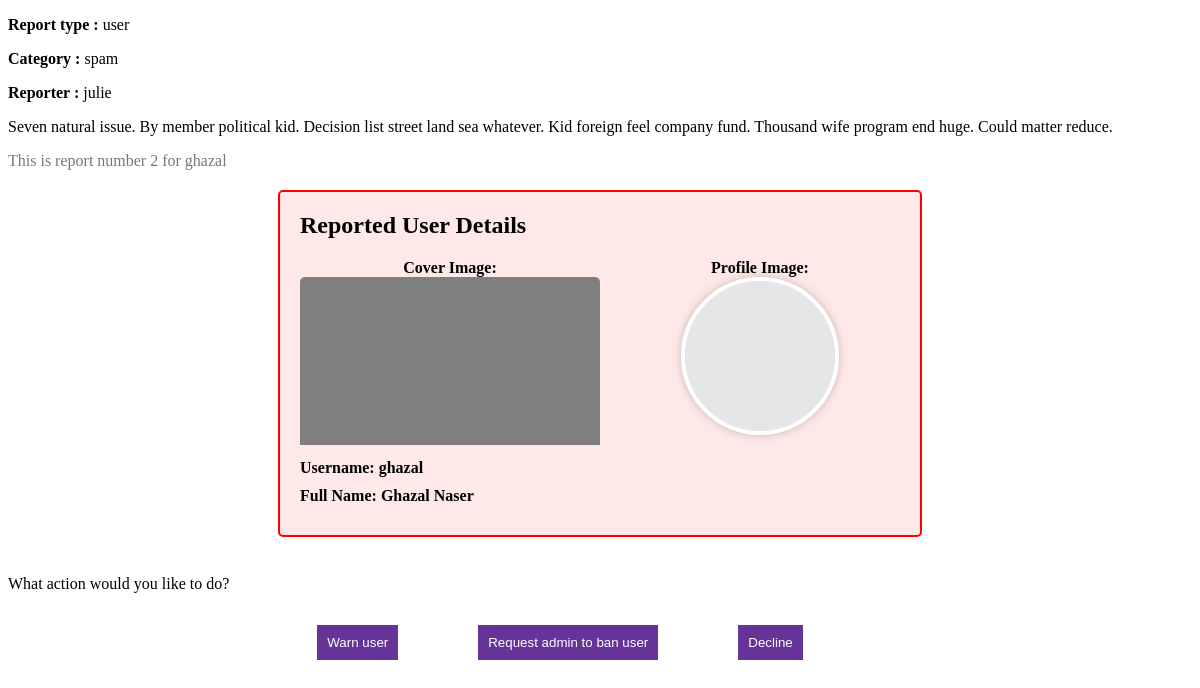
/report/5 (signed in), run on the app's committed database.
### report/models.py (models this page shows, shortened)
class Report(models.Model):
    reporter = models.ForeignKey(CustomUser, on_delete=models.CASCADE, related_name='reporter')
    type = models.CharField(max_length=25, choices=TYPE)
    category = models.CharField(max_length=25, choices=CATEGORY)
    reported_user = models.ForeignKey(CustomUser, on_delete=models.CASCADE, related_name='reported_user')
    description = models.TextField(null=True, blank=True)
    status = models.CharField(max_length=25, choices=STATUS, default='pending')
    reported_post = models.ForeignKey(Post, on_delete=models.SET_NULL, related_name='reported_post', null=True, blank=True)
    reported_chat = models.ForeignKey(Chat, on_delete=models.PROTECT, related_name='reported_chat', null=True, blank=True)
    moderator = models.ForeignKey(CustomUser, on_delete=models.CASCADE, related_name='moderator', null=True, blank=True)
    moderator_comment = models.TextField(null=True, blank=True)
    created_at = models.DateTimeField(auto_now_add=True)
    updated_at = models.DateTimeField(auto_now=True)

### accounts/models.py (models this page shows, shortened)
class CustomUser(AbstractUser):
    email = models.EmailField(blank=False, null=False, unique=True)
    profile_image = models.ImageField(default='profile_images/default.png', upload_to='profile_images/', blank=True, null=True)
    birth_date = models.DateField(blank=True, null=True)
    phone_number = PhoneNumberField(blank=True, null=True)
    gender = models.CharField(blank=True, null=True, max_length=1, choices=GENDER_CHOICES)
    role = models.CharField(max_length=25, choices=ROLE, default='regular-user')
    is_online = models.BooleanField(default=False)

### main/models.py (models this page shows, shortened)
class Profile(models.Model):
    user = models.OneToOneField(settings.AUTH_USER_MODEL, on_delete=models.CASCADE, related_name='profile')
    cover_image = models.ImageField(default='cover_images/default.jpg', upload_to='cover_images/', blank=True, null=True)
    bio = models.TextField(blank=True, null=True)
    created_at = models.DateTimeField(auto_now_add=True)
    updated_at = models.DateTimeField(auto_now=True)

### report/views.py (the view, shortened to what this page needs)
# urls.py: path('<int:pk>', views.ReportDetail.as_view(), name='report-detail'),
class ReportDetail(LoginRequiredMixin, PermissionRequiredMixin, generic.DetailView):
    model = Report
    template_name = 'report/detail_base.html'
    permission_required = 'report.view_report'
    def get_context_data(self, **kwargs):
        context = super().get_context_data(**kwargs)
        report = context['object']
        context['report_form'] = ReportUpdateForm(instance=context['object'])
        context['warn_form'] = WarnForm()
        if report.reported_post:
            context['post'] = report.reported_post
        if report.reported_chat:
            chat = report.reported_chat
            messages = Message.objects.filter(chat=chat)[:10]
            context['chat'] = chat
            context['messages'] = messages
        reported_user = context['object'].reported_user
        report_count = Report.objects.filter(reported_user=reported_user).count()
        context['report_count'] = report_count
        return context

### report/templates/report/detail_base.html (shortened to what this page needs)
{% extends 'base.html' %} {% block content %} {% if report %}
<p><b>Report type : </b> {{report.type}}</p>
<p><b>Category : </b> {{ report.category }}</p>
<p><b>Reporter : </b> {{ report.reporter.username }}</p>
{% if report.description %}
<p>{{ report.description }}</p>
{% endif %}
<p style="margin-bottom: 10px; color: #777">
  This is report number {{ report_count }} for {{report.reported_user.username}}
</p>
<div class="report-container">
{% if report.type == 'user' %}
  <div class="report-details">
    <div class="report-header">
        <h2>Reported User Details</h2>
    </div>
    <div class="user-images">
      <div class="image-container">
          <b>Cover Image:</b>
          <div class="image-frame">
              <img src="{{ report.reported_user.profile.cover_image.url }}" alt="Reported User CoverImage">
          </div>
      </div>
      <div class="image-container">
          <b>Profile Image:</b>
          <div class="image-frame profile-image-frame">
              <img src="{{ report.reported_user.profile_image.url }}" alt="Reported User Profile Image">
          </div>
      </div>
    </div>
    <div class="user-info">
      <p><b>Username:</b> {{ report.reported_user.username }}</p>
      <p><b>Full Name:</b> {{ report.reported_user.first_name }} {{ report.reported_user.last_name }}</p>
    </div>
  </div>
{% endif %}
</div>
<br />
<div class="action">
  What action would you like to do?<br />
  <div
    style="
      display: flex;
      align-items: center;
      margin: 0 auto;
      width: 100%;
      justify-content: center;
      gap: 5rem;
    "
  >
    <div style="margin: 2rem 0">
      <button onclick="toggleForm()">Warn user</button>
    </div>
    <form method="post">
      <button type="submit" name="form_type" value="redirect">
        Request admin to ban user</button
      ><br />
    </form>
    <button type="submit">Decline</button><br />
  </div>
</div>
<br />
{% else %}
<p>Not Found! 404.</p>
{% endif %} {% endblock %}

### accounts/templates/base.html (shortened to what this page needs)
{% load static %}
<!DOCTYPE html>
<html>
<head>
	<link rel="stylesheet" href="{% static '/accounts/style.css' %}">
</head>
<body>
	<div>
		{% block content %}{% endblock content %}
	</div>
</body>
</html>

### static/accounts/style.css (style rules this page uses)
form { margin: 0; padding: 0; }
button { background-color: rebeccapurple; color: white; padding: 10px; border: none; cursor: pointer; }

### report/templates/report/detail_base.html (style rules this page uses)
.report-container { width: 600px; border: 2px solid #ff0000; background-color: #fee8e8; border-radius: 5px; padding: 20px; margin: 20px auto; }
.report-header h2 { margin: 0; }
.user-images { display: flex; gap: 20px; margin-top: 20px; }
.image-container { flex: 1; display: flex; flex-direction: column; align-items: center; }
.image-frame { width: 100%; max-width: 600px; border-radius: 5px; overflow: hidden; }
.profile-image-frame { width: 150px; height: 150px; border-radius: 50%; overflow: hidden; border: 4px solid #fff; box-shadow: 0 0 10px rgba(0, 0, 0, 0.2); }
.user-info p { margin: 10px 0; font-weight: bold; }

### data on the page
Report: type "user", category "spam", reporter.username "julie", description "Seven natural issue. By member political kid. Decision list street land sea whatever. Kid foreign feel company fund. Thousand wife program end huge. Could matter reduce.", reported_user.username "ghazal", reported_user.profile.cover_image (placeholder picture), reported_user.profile_image (placeholder picture), reported_user.first_name "Ghazal", reported_user.last_name "Naser"

### other printed values
{{ report_count }} "2"
